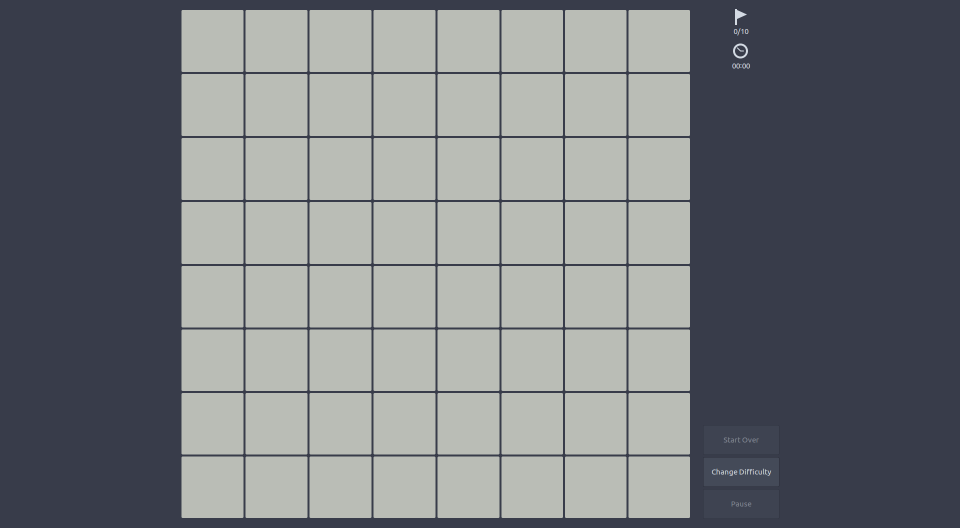
#> input picture PlayingMines/images/image5.png, 1920 x 1056 px (shown at 1/2 size)
$ python blocks.py
#> lines starting #> are read from the running program, lines starting #| are printed output that depends on the picture; after the words box and inside, x2 and y2 are one past the last pixel; in counts of white or black regions, pixels touching at a corner belong together
import cv2
import matplotlib.pyplot as plt
import numpy as np

im = cv2.imread('images/image5.png')
#> im is the input picture: shape (1056, 1920, 3); mean B, G, R 126.3, 122.4, 118.8

# plt.subplots(figsize=(60, 60))

im_resized = cv2.resize(im, None, fx=1, fy=1)

edged_im= cv2.Canny(im_resized, 10, 10)
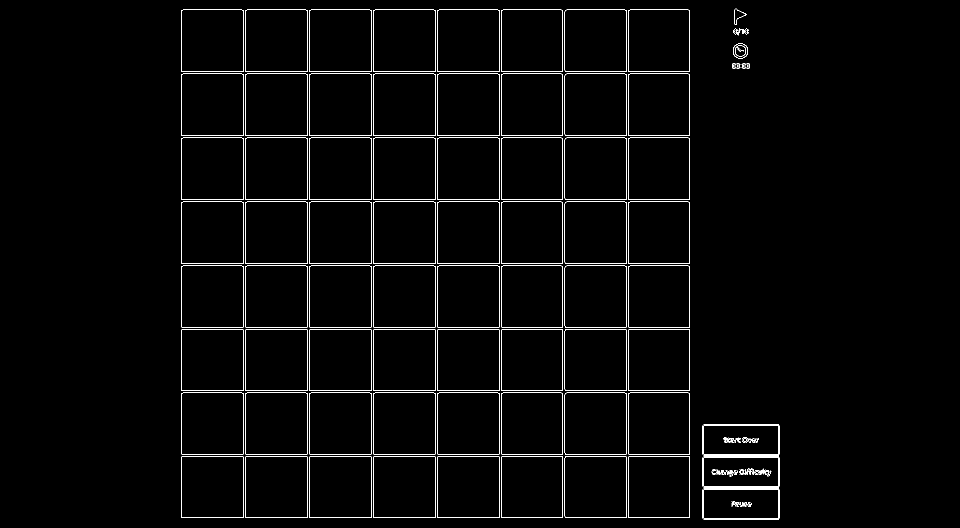
#> edged_im: shape (1056, 1920) (shown at 1/2 size); 1.7% white in thin lines or dots, all inside (x1, y1, x2, y2) = (362, 17, 1560, 1039)

im_bw = cv2.cvtColor(edged_im, cv2.COLOR_BGR2RGB)
im_bw = cv2.cvtColor(im_bw, cv2.COLOR_RGB2GRAY)

# cv2.imwrite("im_temp.png", im_bw)

# plt.imshow(im_bw)

def grid_info(im_bw):
    row_decided = 500
    col_decided = 500
    row_edges = 0
    col_edges = 0

    row_start = -1
    row_end = -1
    col_start = -1
    col_end = -1

    row_block_size = []
    col_block_size = []

    for i in range(len(im_bw[row_decided])):
        if row_edges == 0:
            row_start = i
        if im_bw[row_decided,i] > 0:
            row_edges += 1
            row_end = i
#> after the loop, row_edges = 16

    for i in range(len(im_bw[:, col_decided])):
        if col_edges == 0:
            col_start = i
        if im_bw[i, col_decided] > 0:
            col_edges += 1
            col_end = i
#> after the loop, col_edges = 16

    width = len(im_bw[0])
#> width = 1920
    height = len(im_bw)
#> height = 1056

    focused_image = im_bw[col_start:col_end, row_start:row_end]
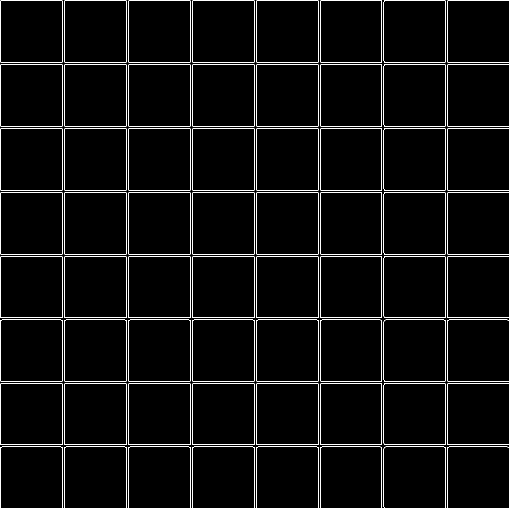
#> focused_image: shape (1016, 1017) (shown at 1/2 size); 2.8% white in thin lines or dots

    final_dict = {'row_edge_count':int(row_edges/2),
                  'col_edge_count':int(col_edges/2),
                  'row_start':row_start,
                  'col_start':col_start,
                  'row_end':row_end,
                  'col_end':col_end,
                  'focused_image':focused_image
                 }
    return final_dict


def get_blocks(numbers_image, grid_info, blocks_image):
    block_width = len(numbers_image[0])/grid_info['row_edge_count']
    block_height = len(numbers_image)/grid_info['col_edge_count']

    blocks = []

    for i in range(grid_info['col_edge_count']):
        blocks_temp = []
        for j in range(grid_info['row_edge_count']):
            x = i*int(block_width)
            y = j*int(block_height)
            block = numbers_image[x:x+int(block_width), y:y+int(block_height)]
            blocks_temp.append(block)
        blocks.append(blocks_temp)

    plt.subplots(figsize=(20, 20))
    plt.imshow(blocks[6][0])

    print(len(blocks), len(blocks[0]))

    print (block_width, block_height)


grid_dict = grid_info(im_bw)
#> grid_dict = 7 items
# print(grid_dict)
focused_im = grid_dict['focused_image']
# plt.imshow(focused_im)

numbers_image = cv2.imread('images/image1.png')
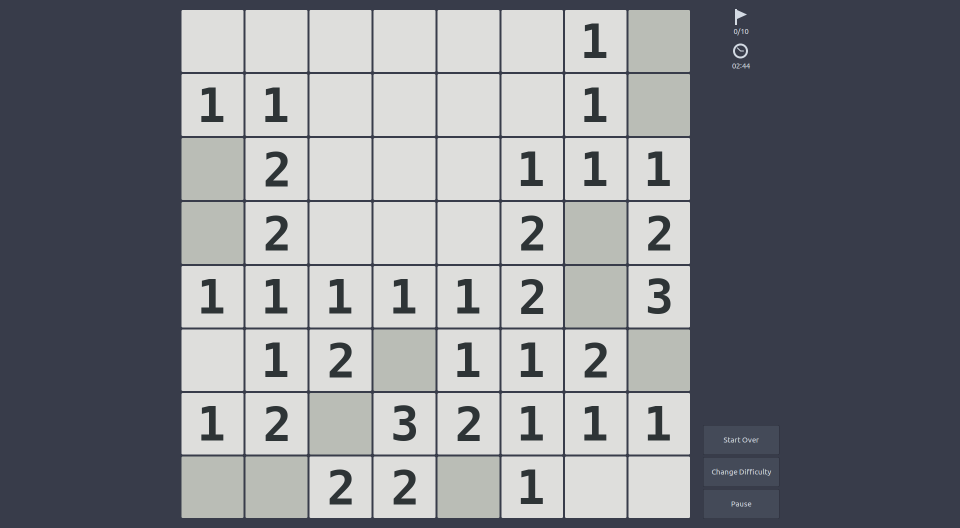
#> input picture PlayingMines/images/image1.png, 1920 x 1056 px (shown at 1/2 size)
#> numbers_image is the input picture: shape (1056, 1920, 3); mean B, G, R 137.1, 131.1, 128.6
numbers_image = numbers_image[grid_dict['col_start']:grid_dict['col_end'], grid_dict['row_start']:grid_dict['row_end']]
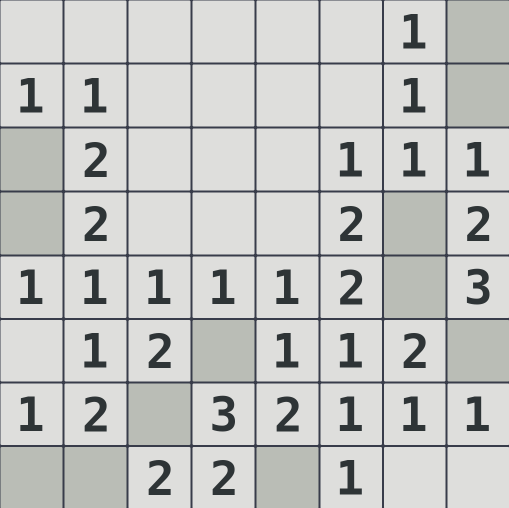
#> numbers_image: shape (1016, 1017, 3) (shown at 1/2 size); mean B, G, R 196.9, 198.7, 197.7

numbers_image = cv2.cvtColor(numbers_image, cv2.COLOR_BGR2RGB)
numbers_image = cv2.cvtColor(numbers_image, cv2.COLOR_RGB2GRAY)
#> numbers_image: shape (1016, 1017)

cv2.imwrite('numbers.png', numbers_image)

plt.imshow(numbers_image)
get_blocks(numbers_image, grid_dict, focused_im)
#> in get_blocks, `block_width = len(numbers_image[0])/grid_info['row_edge_count']`: block_width = 127.1
#> in get_blocks, `block_height = len(numbers_image)/grid_info['col_edge_count']`: block_height = 127
#> after the loop in get_blocks, `for i in range(grid_info['col_edge_count']):`: blocks = 8 items
#| 8 8
#| 127.125 127.0
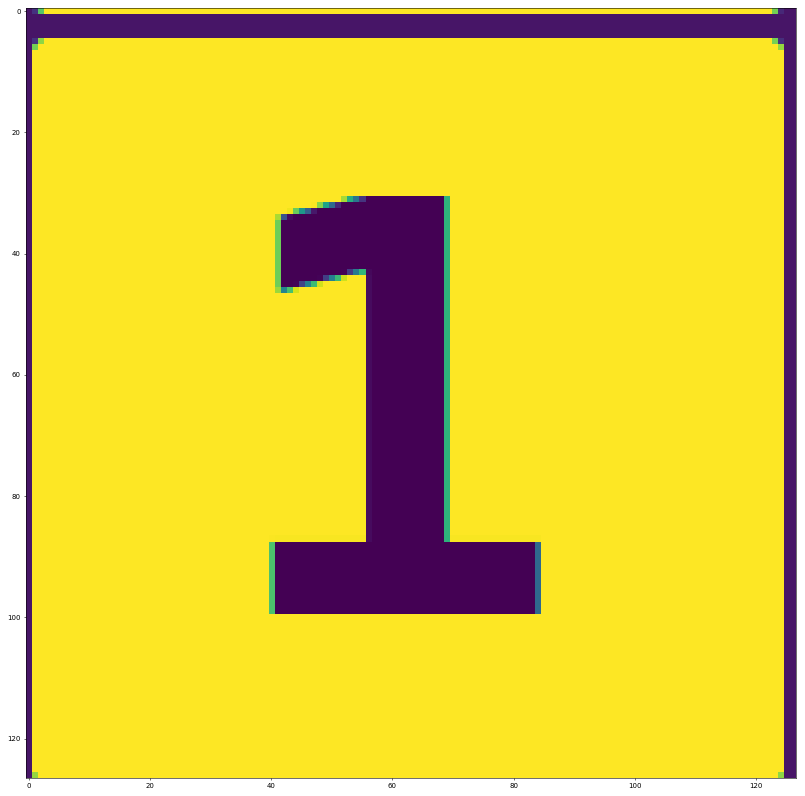
#> figure drawn by matplotlib, 1 panel
